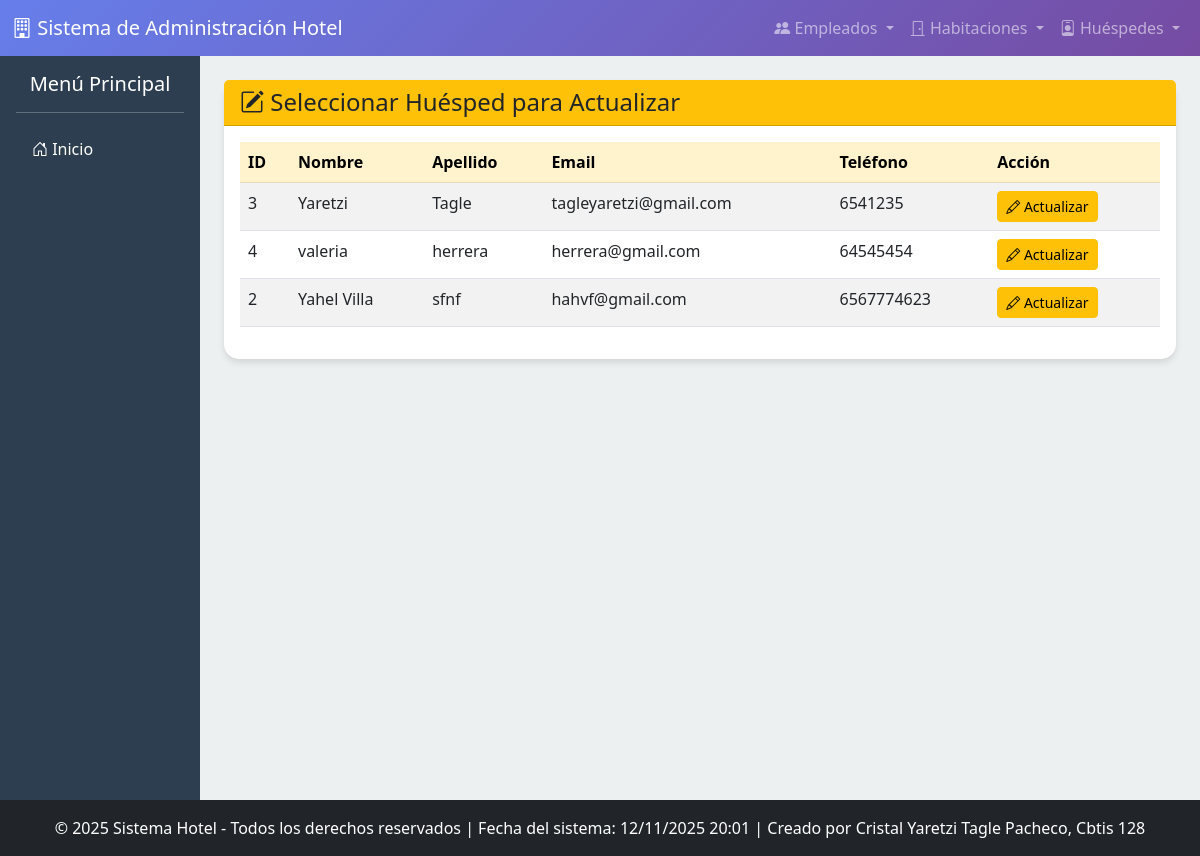
The page /huespedes/actualizar/ on the database its author committed.
### app_Hotel/models.py (models this page shows, shortened)
class Huesped(models.Model):
    nombre = models.CharField(max_length=100)
    apellido = models.CharField(max_length=100)
    telefono = models.CharField(max_length=15)
    email = models.EmailField(unique=True)
    fecha_registro = models.DateTimeField(auto_now_add=True)
    direccion = models.TextField()
    registrado_por = models.ForeignKey(
        Empleado,
        on_delete=models.SET_NULL,
        null=True,
        blank=True,
        related_name='huespedes_registrados',
        help_text='Empleado que realizó el registro del huésped.'
    )
    habitaciones = models.ManyToManyField(
        Habitacion,
        related_name='huespedes_actuales',
        blank=True,
        help_text='Habitaciones actualmente ocupadas por este huésped.'
    )
    class Meta:
        verbose_name_plural = "Huéspedes"
        ordering = ['apellido']

### app_Hotel/views.py (the view)
# urls.py: path('huespedes/actualizar/', views.actualizar_huesped, name='actualizar_huesped'),
def actualizar_huesped(request):
    huespedes = Huesped.objects.all()
    return render(request, 'huespedes/actualizar_huesped.html', {'huespedes': huespedes})

### app_Hotel/templates/huespedes/actualizar_huesped.html
{% extends 'base.html' %}
{% block content %}
<div class="row">
    <div class="col-12">
        <div class="card">
            <div class="card-header bg-warning text-dark">
                <h4 class="mb-0"><i class="bi bi-pencil-square"></i> Seleccionar Huésped para Actualizar</h4>
            </div>
            <div class="card-body">
                <div class="table-responsive">
                    <table class="table table-striped">
                        <thead class="table-warning">
                            <tr>
                                <th>ID</th>
                                <th>Nombre</th>
                                <th>Apellido</th>
                                <th>Email</th>
                                <th>Teléfono</th>
                                <th>Acción</th>
                            </tr>
                        </thead>
                        <tbody>
                            {% for huesped in huespedes %}
                            <tr>
                                <td>{{ huesped.id }}</td>
                                <td>{{ huesped.nombre }}</td>
                                <td>{{ huesped.apellido }}</td>
                                <td>{{ huesped.email }}</td>
                                <td>{{ huesped.telefono }}</td>
                                <td>
                                    <a href="{% url 'realizar_actualizacion_huesped' huesped.id %}" class="btn btn-warning btn-sm">
                                        <i class="bi bi-pencil"></i> Actualizar
                                    </a>
                                </td>
                            </tr>
                            {% empty %}
                            <tr>
                                <td colspan="6" class="text-center">No hay huéspedes registrados</td>
                            </tr>
                            {% endfor %}
                        </tbody>
                    </table>
                </div>
            </div>
        </div>
    </div>
</div>
{% endblock %}

### app_Hotel/templates/base.html (style rules this page uses)
body { background-color: #f8f9fa; font-family: 'Segoe UI', Tahoma, Geneva, Verdana, sans-serif; }
.card { border: none; border-radius: 15px; box-shadow: 0 4px 6px rgba(0,0,0,0.1); transition: transform 0.3s ease; }

### rows shown on the page
Huesped: id "3", nombre "Yaretzi", apellido "Tagle", email "tagleyaretzi@gmail.com", telefono "6541235"
Huesped: id "4", nombre "valeria", apellido "herrera", email "herrera@gmail.com", telefono "64545454"
Huesped: id "2", nombre "Yahel Villa", apellido "sfnf", email "hahvf@gmail.com", telefono "6567774623"
